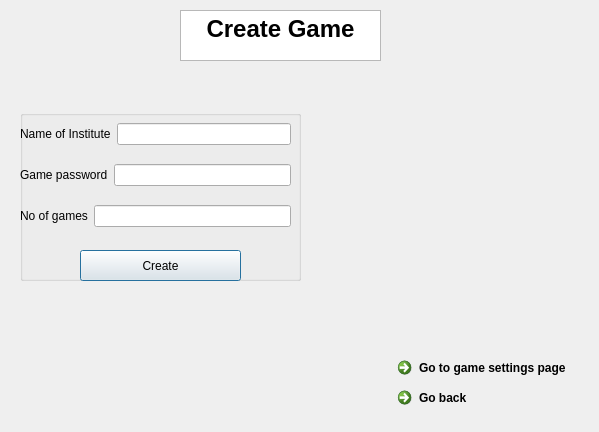
<?xml version="1.0" encoding="UTF-8"?>
<ui version="4.0">
 <class>Create_Game</class>
 <widget class="QDialog" name="Create_Game">
  <property name="geometry">
   <rect>
    <x>0</x>
    <y>0</y>
    <width>599</width>
    <height>432</height>
   </rect>
  </property>
  <property name="windowTitle">
   <string>Dialog</string>
  </property>
  <widget class="QTextBrowser" name="textBrowser">
   <property name="geometry">
    <rect>
     <x>180</x>
     <y>10</y>
     <width>201</width>
     <height>51</height>
    </rect>
   </property>
   <property name="html">
    <string>&lt;!DOCTYPE HTML PUBLIC &quot;-//W3C//DTD HTML 4.0//EN&quot; &quot;http://www.w3.org/TR/REC-html40/strict.dtd&quot;&gt;
&lt;html&gt;&lt;head&gt;&lt;meta name=&quot;qrichtext&quot; content=&quot;1&quot; /&gt;&lt;style type=&quot;text/css&quot;&gt;
p, li { white-space: pre-wrap; }
&lt;/style&gt;&lt;/head&gt;&lt;body style=&quot; font-family:'Ubuntu'; font-size:11pt; font-weight:400; font-style:normal;&quot;&gt;
&lt;p align=&quot;center&quot; style=&quot; margin-top:0px; margin-bottom:0px; margin-left:0px; margin-right:0px; -qt-block-indent:0; text-indent:0px;&quot;&gt;&lt;span style=&quot; font-family:'Noto Sans'; font-size:18pt; font-weight:600;&quot;&gt;Create Game&lt;/span&gt;&lt;/p&gt;&lt;/body&gt;&lt;/html&gt;</string>
   </property>
  </widget>
  <widget class="QGroupBox" name="groupBox_4">
   <property name="geometry">
    <rect>
     <x>20</x>
     <y>110</y>
     <width>281</width>
     <height>171</height>
    </rect>
   </property>
   <property name="title">
    <string/>
   </property>
   <widget class="QWidget" name="layoutWidget">
    <property name="geometry">
     <rect>
      <x>0</x>
      <y>0</y>
      <width>271</width>
      <height>131</height>
     </rect>
    </property>
    <layout class="QVBoxLayout" name="verticalLayout_4">
     <item>
      <layout class="QHBoxLayout" name="horizontalLayout">
       <item>
        <widget class="QLabel" name="label_3">
         <property name="text">
          <string>Name of Institute</string>
         </property>
        </widget>
       </item>
       <item>
        <widget class="QLineEdit" name="lineEdit_Name0fInstitute">
         <property name="text">
          <string/>
         </property>
        </widget>
       </item>
      </layout>
     </item>
     <item>
      <layout class="QHBoxLayout" name="horizontalLayout_2">
       <item>
        <widget class="QLabel" name="label_4">
         <property name="text">
          <string>Game password</string>
         </property>
        </widget>
       </item>
       <item>
        <widget class="QLineEdit" name="lineEdit_GamePassword">
         <property name="text">
          <string/>
         </property>
        </widget>
       </item>
      </layout>
     </item>
     <item>
      <layout class="QHBoxLayout" name="horizontalLayout_4">
       <item>
        <widget class="QLabel" name="label_2">
         <property name="text">
          <string>No of games</string>
         </property>
        </widget>
       </item>
       <item>
        <widget class="QLineEdit" name="lineEdit"/>
       </item>
      </layout>
     </item>
    </layout>
   </widget>
   <widget class="QPushButton" name="pushButton_5">
    <property name="geometry">
     <rect>
      <x>60</x>
      <y>140</y>
      <width>161</width>
      <height>31</height>
     </rect>
    </property>
    <property name="text">
     <string>Create</string>
    </property>
   </widget>
  </widget>
  <widget class="QCommandLinkButton" name="commandLinkButton">
   <property name="geometry">
    <rect>
     <x>390</x>
     <y>350</y>
     <width>201</width>
     <height>41</height>
    </rect>
   </property>
   <property name="text">
    <string>Go to game settings page</string>
   </property>
  </widget>
  <widget class="QCommandLinkButton" name="commandLinkButton_2">
   <property name="enabled">
    <bool>true</bool>
   </property>
   <property name="geometry">
    <rect>
     <x>390</x>
     <y>380</y>
     <width>168</width>
     <height>41</height>
    </rect>
   </property>
   <property name="text">
    <string>Go back</string>
   </property>
  </widget>
 </widget>
 <resources/>
 <connections/>
</ui>
